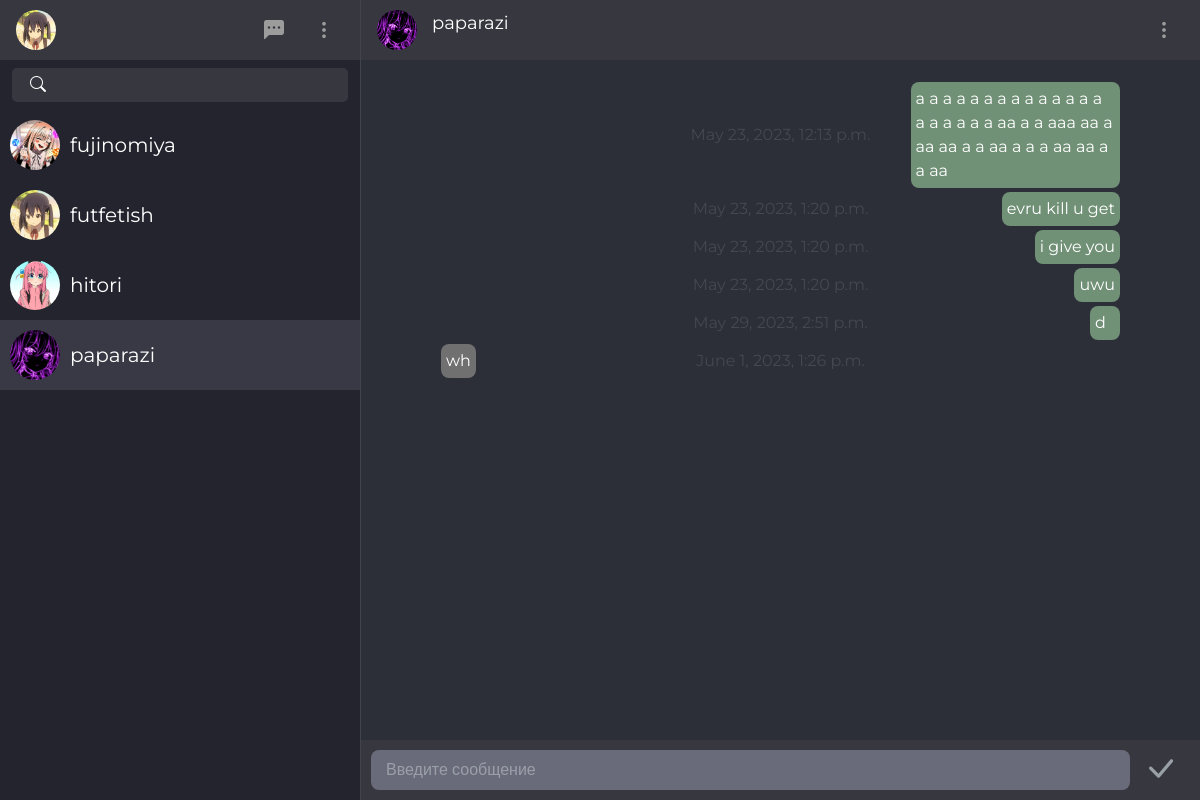
The page /personal_msg/2 (signed in) on the database its author committed.
### main/models.py (models this page shows)
class C_user(AbstractUser):
    ava = models.ImageField(default= 'main/static/wu/img/def_anime_ava.png',upload_to='main/static/wu/img/')
    blacklist = models.ManyToManyField('self',  blank=True,  symmetrical=False)

class Msg(models.Model):
    sent = models.ForeignKey(C_user, on_delete=models.CASCADE, related_name='sent')
    point = models.ForeignKey(C_user , on_delete=models.CASCADE, related_name='point')
    text = models.TextField(max_length= 20000)
    date = models.DateTimeField(auto_now_add=True)
    read = models.BooleanField(default=False)

### main/views.py (the view)
# urls.py: path('personal_msg/<int:pk>' , views.ls.as_view() , name='ls'),
@method_decorator(login_required, name='dispatch')
class ls(DetailView):
    model = C_user
    template_name = 'wu/ls.html'
    context_object_name = 'prof'
    def get_context_data(self, **kwargs):
        context = super().get_context_data(**kwargs)
        context['messages'] = Msg.objects.filter(Q(point=self.request.user.id, sent=context['prof']) | Q(point=context['prof'],sent=self.request.user)).order_by('date')
        return context

### main/context_processors.py (called while the page is built)
def friend_list(request):
    if not request.user.is_authenticated:
        return {}
    related_users = C_user.objects.filter(
        Q(sent__in=Msg.objects.filter(point=request.user)) | Q(point__in=Msg.objects.filter(sent=request.user))
    ).distinct()
    return {'friend_list': related_users}

### main/templates/wu/ls.html (shortened to what this page needs)
{% extends 'wu/layout.html' %}
{% block top_img %} {{ prof.ava.url }}  {% endblock %}
{% block main_r_top_content %}
    <p>{{ prof.username }}</p>
{% endblock %}
{% block content %}
 <ls>
     <div id="ls" class="ls__content">
        <div class="ls__chat">
            {% for i in messages %}
             <div id="full_msg{{i.id}}" class="ls__msg">
        {% if i.sent == request.user %}
                <div class="ls__msg_content ls__r">
        {% else %}
                 <div  class="ls__msg_content ls__l">
        {% endif %}
                 <div class="ls__date">{{i.date}}</div>
                 <div class="ls__msg_text" id="msg_text{{i.id}}">
                     <div class="text">{{i.text}}</div>
                 </div>
                </div>
                 </div>
        {%endfor%}
        </div>
     </div>
     <div class="ls__add_msg">
         <div class="ls__input">
             {% if request.user not in prof.blacklist.all and prof not in request.user.blacklist.all %}
             <form autocomplete="off" id="msg_form" method="POST" action="{% url 'create_msg' %}">
              <input id="msg_input" name="text"  type="text" placeholder="Введите сообщение">
              </form>
             {% endif %}
         </div>
         <a href="#" onclick="document.getElementById('msg_form').submit()" class="ls__send">
             <i class="bi bi-check-lg"></i>
         </a>
     </div>
 </ls>
{% endblock %}

### main/templates/wu/layout.html (shortened to what this page needs)
{% load static %}
<!doctype html>
<html lang="en">
<head>
    <link rel="stylesheet" href="https://cdn.jsdelivr.net/npm/bootstrap@5.2.3/dist/css/bootstrap.min.css">
    <link rel="stylesheet" type="text/css" href="{% static 'wu/scss/main.css' %}">
    <link rel="stylesheet" href="https://cdn.jsdelivr.net/npm/bootstrap-icons@1.7.2/font/bootstrap-icons.css">
</head>
<body>
    <div class="main">
        <div class="main__left">
            <div class="main__def">
            <div class="main__header">
                <div class="main__top">
                    {% if user.is_authenticated%}
                    <a style=" border-radius : 50%;" href="#" id="min_ava" class="main__profile">
                        <img src="{{ request.user.ava.url }}" class="main__ava" alt="">
                    </a>
                    {% else %}
                    <div class="main__profile">
                          <a href="{% url 'reg' %}" class="main__auth_but but">Зарегистрироваться</a>
                        <a href="{% url 'login_' %}" class="main__auth_but but">Войти</a>
                    </div>
                    {% endif %}
                     {% if user.is_authenticated%}
                    <div class="main__utils">
                        <a href="#" id="add_chat" class="main__util"><i class="bi bi-chat-left-dots-fill"></i></a>
                        <a href="#  " id="settings_1" class="main__util"><i  class=" bi bi-three-dots-vertical"></i></a>
                        <div class="main__prof_settings">
                        </div>
                    </div>
                    {% endif %}
                </div>
                <div class="main__search main__search_local">
                    <div class="main__input">
                        <form id="local_search_form" autocomplete="off">
                                    <a href="#"  id="local_search_util" class="main__search_util">
                    <i class="bi bi-search"></i>
                </a>
                <input name="q" id="local_search" type="text" >
                    </form>
                        </div>
                </div>
            </div>
            <div id="local_search_res" class="main__list">
                {% for user in friend_list %}
                    <a id="chat_{{user.id}}" href="{% url 'ls' user.id %}" class="search_res">
                    <img src="{{user.ava.url}}" alt="">
                    <div class="search_res__text">
                         <p>{{ user.username }}</p>
                    </div>
                </a>
                {% endfor %}
            </div>
            </div>
        </div>
        <div class="main__right" id="content">
            <div class="main__top">
                <div class="main__profile">
                    <a href="#" class="main__ava" id="other_ava" >
                        <img src="{% block top_img %} {% endblock %}" class="main__ava" alt="">
                        </a>
                    </div>
                    <a href="#" id="main_r_top_content" class="main__top_content">
                        {% block main_r_top_content %} {% endblock %}
                    </a>
                    <div class="main__utils">
                        <a href="#" id="settings_r" class="main__util"><i  class=" bi bi-three-dots-vertical"></i></a>
                              <div class="main__prof_settings">
                        </div>
                    </div>
            </div>
            <div class="main__rcontent">
                {% block content %}
                {% endblock %}
            </div>
        </div>
            </div>
</body>
</html>

### main/templates/wu/layout.html (style rules this page uses)
.search_res { display : flex; width : 100%; height : 70px; color : white; padding : 10px; }
.search_res img { border-radius : 50%; width : 50px; height : 50px; }
.search_res .search_res__text { padding : 10px; display : flex; font-size : 20px; flex-direction : column; }

### rows shown on the page
C_user: user.ava (picture), ava (picture), username "futfetish"
C_user: ava (picture), username "fujinomiya"
C_user: ava (picture), username "hitori"
C_user: ava (picture), username "paparazi"
Msg: date "May 23, 2023, 12:13 p.m.", text "a a a a a a a a a a a a a a a a a a a a aa a a aaa aa a aa aa a a aa a a a aa aa a a aa"
Msg: date "May 23, 2023, 1:20 p.m.", text "evru kill u get"
Msg: date "May 23, 2023, 1:20 p.m.", text "i give you"
Msg: date "May 23, 2023, 1:20 p.m.", text "uwu"
Msg: date "May 29, 2023, 2:51 p.m.", text "d"
Msg: date "June 1, 2023, 1:26 p.m.", text "wh"
